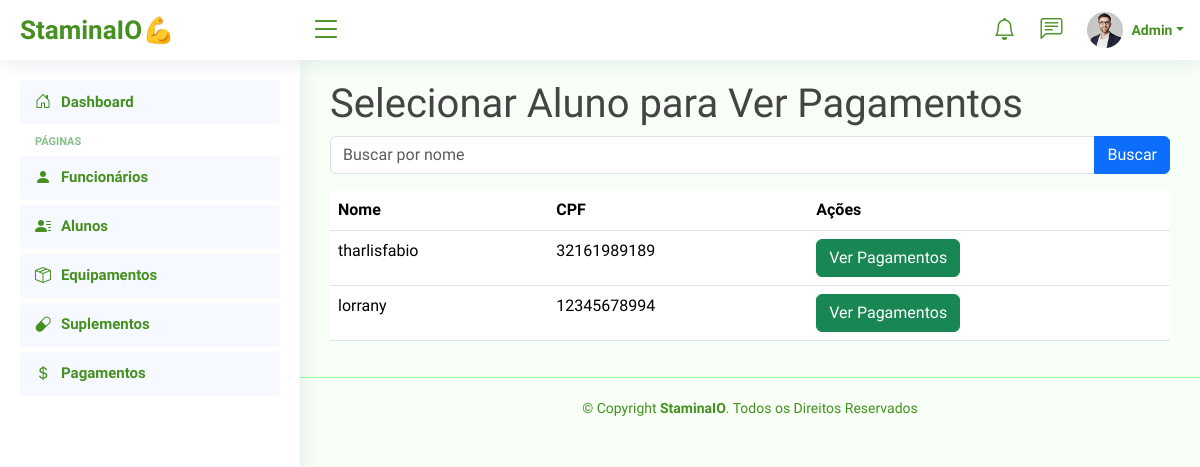
Page /pessoa/alunos/selecionar-pagamentos/ (signed in) on the committed database.
### pessoa/models.py (models this page shows, shortened)
class Pessoa(models.Model):
    nome = models.CharField(max_length=100)
    cpf = models.CharField(max_length=11, unique=True)
    idade = models.IntegerField()
    class Meta:
        abstract = True

class Aluno(Pessoa):
    peso = models.FloatField()
    endereco = models.CharField(max_length=255)
    status = models.BooleanField(default=True)
    telefone = models.CharField(max_length=15)
    altura = models.FloatField()
    plano = models.CharField(max_length=50)

### pessoa/views.py (the view)
# urls.py: path('alunos/selecionar-pagamentos/', views.selecionar_aluno_pagamentos, name='selecionar_aluno_pagamentos'),
@login_required
def selecionar_aluno_pagamentos(request):
    nome = request.GET.get('nome', '')
    alunos = Aluno.objects.filter(nome__icontains=nome)
    return render(request, 'pessoa/selecionar_aluno_pagamentos.html', {'alunos': alunos})

### templates/pessoa/selecionar_aluno_pagamentos.html (shortened to what this page needs)
{% extends '_base.html' %}
{% block content %}
    <h1>Selecionar Aluno para Ver Pagamentos</h1>
    <form method="get" class="mb-3">
        <div class="input-group">
            <input type="text" name="nome" class="form-control" placeholder="Buscar por nome" value="{{ request.GET.nome }}">
            <button class="btn btn-primary" type="submit">Buscar</button>
        </div>
    </form>
    <table class="table mt-3">
        <thead>
            <tr>
                <th>Nome</th>
                <th>CPF</th>
                <th>Ações</th>
            </tr>
        </thead>
        <tbody>
            {% for aluno in alunos %}
            <tr>
                <td>{{ aluno.nome }}</td>
                <td>{{ aluno.cpf }}</td>
                <td>
                    <a href="{% url 'pessoa:listar_pagamentos_aluno' aluno.pk %}" class="btn btn-success">Ver Pagamentos</a>
                </td>
            </tr>
            {% empty %}
            <tr>
                <td colspan="3">Nenhum aluno encontrado.</td>
            </tr>
            {% endfor %}
        </tbody>
    </table>
{% endblock %}

### static/css/style.css (style rules this page uses)
:root { scroll-behavior: smooth; }
body { font-family: "Chakra Petch", sans-serif; background: #f7fff6; color: #444444; }
a { color: #459020; text-decoration: none; }
h1, h2, h3, h4, h5, h6 { font-family: "Chakra Petch", sans-serif; }

### rows in the picture
Aluno: nome "tharlisfabio", cpf "32161989189"
Aluno: nome "lorrany", cpf "12345678994"
